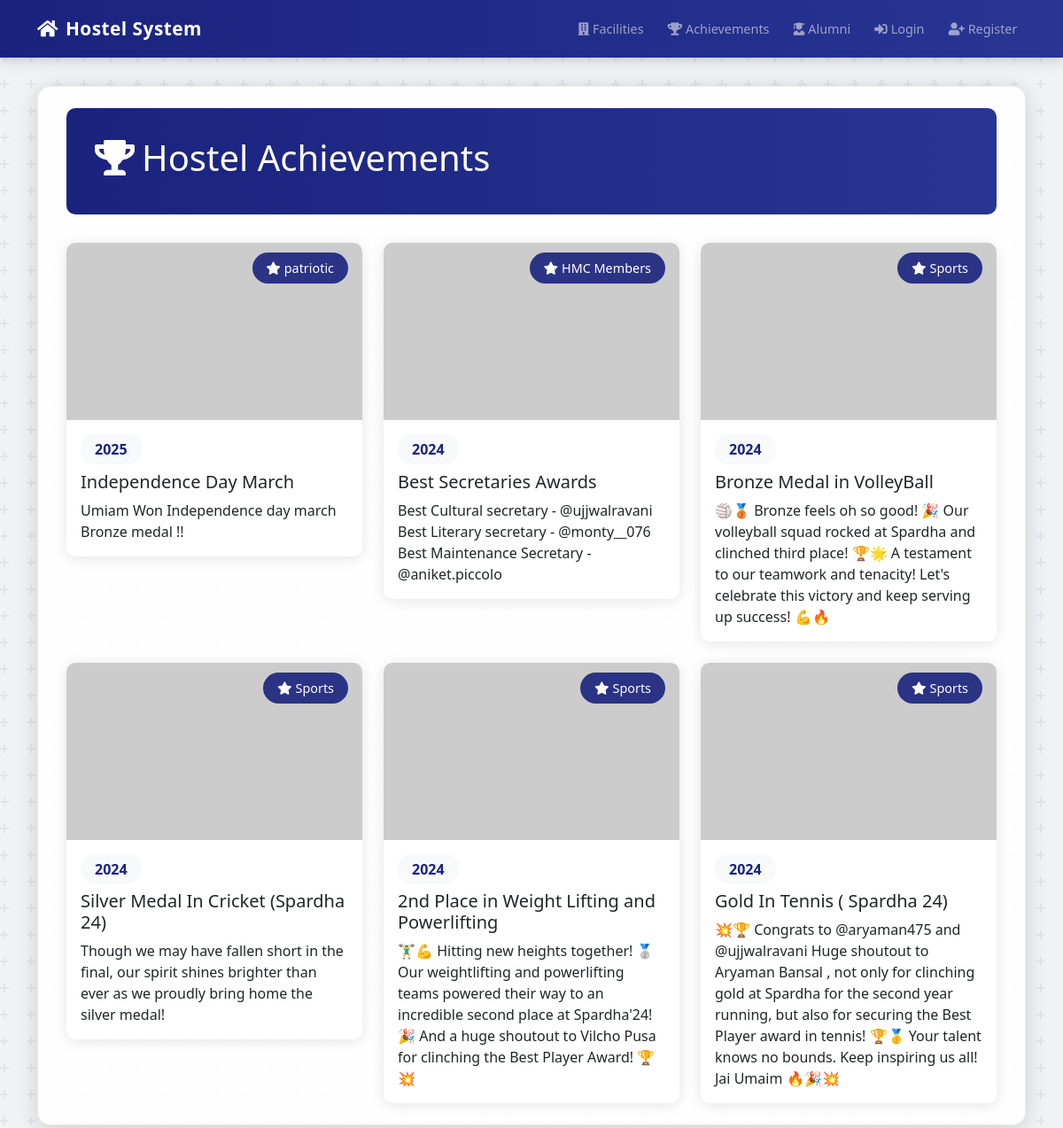
/achievements, run on the app's committed database.
### app.py (models this page shows)
class Achievement(db.Model):
    id = db.Column(db.Integer, primary_key=True)
    title = db.Column(db.String(100), nullable=False)
    description = db.Column(db.Text, nullable=False)
    year = db.Column(db.String(4), nullable=False)
    category = db.Column(db.String(50), nullable=False)
    image_url = db.Column(db.String(200))
    created_at = db.Column(db.DateTime, nullable=False, default=datetime.utcnow)

### app.py (the view)
@app.route('/achievements')
def achievements():
    achievements = Achievement.query.order_by(Achievement.year.desc()).all()
    return render_template('achievements.html', title='Hostel Achievements', achievements=achievements)

### templates/achievements.html (shortened to what this page needs)
{% extends "base.html" %}
{% block content %}
<div class="container-md py-4">
    <div class="dashboard-header">
        <div class="row align-items-center">
            <div class="col-lg-8">
                <h1><i class="fas fa-trophy me-2"></i>Hostel Achievements</h1>
            </div>
        </div>
    </div>
    <div class="achievements-section">
        <div class="row g-4">
            {% for achievement in achievements %}
                <div class="col-md-6 col-lg-4">
                    <div class="achievement-card">
                        <div class="card h-100">
                            {% if achievement.image_url %}
                                <div class="card-img-wrapper">
                                    <img src="{{ achievement.image_url }}"
                                         class="card-img-top achievement-img"
                                         alt="{{ achievement.title }}"
                                         onerror="this.src='https://picsum.photos/800/400';this.onerror=null;">
                                    <div class="img-overlay">
                                        <span class="category-badge">
                                            <i class="fas fa-star me-1"></i>{{ achievement.category }}
                                        </span>
                                    </div>
                                </div>
                            {% endif %}
                            <div class="card-body">
                                <div class="year-badge mb-2">{{ achievement.year }}</div>
                                <h5 class="card-title">{{ achievement.title }}</h5>
                                <p class="card-text">{{ achievement.description }}</p>
                            </div>
                        </div>
                    </div>
                </div>
            {% endfor %}
        </div>
    </div>
</div>
{% endblock %}

### templates/base.html (style rules this page uses)
body { background-color: #f0f2f5; }
.container-md { background-color: rgba(255, 255, 255, 0.92); border-radius: 15px; box-shadow: 0 4px 25px rgba(0, 0, 0, 0.15); padding: 2rem; margin-top: 2rem; margin-bottom: 2rem; border: 1px solid rgba(0,0,0,0.08); }
.dashboard-header, .hero-section { border-radius: 10px; position: relative; overflow: hidden; }

### templates/achievements.html (style rules this page uses)
.dashboard-header { background: linear-gradient(to right, #1a237e, #283593); padding: 2rem; margin: 0 0 2rem 0; color: white; border-radius: 10px; }
.achievement-card { transition: all 0.3s ease; animation: fadeIn 0.5s ease-in; }
.achievement-img { height: 200px; object-fit: cover; transition: transform 0.3s ease; }
.card { border: none; box-shadow: 0 2px 15px rgba(0,0,0,0.1); border-radius: 10px; overflow: hidden; }
.card-img-wrapper { position: relative; overflow: hidden; }
.img-overlay { position: absolute; top: 1rem; right: 1rem; }
.category-badge { background: rgba(26, 35, 126, 0.9); color: white; padding: 0.5rem 1rem; border-radius: 20px; font-size: 0.9rem; }
.year-badge { display: inline-block; background: #f8f9fa; padding: 0.3rem 1rem; border-radius: 15px; font-weight: bold; color: #1a237e; }

### data on the page
Achievement: category "patriotic", year "2025", title "Independence Day March", description "Umiam Won Independence day march Bronze medal !!"
Achievement: category "HMC Members", year "2024", title "Best Secretaries Awards", description "Best Cultural secretary - @ujjwalravani Best Literary secretary - @monty__076 Best Maintenance Secretary - @aniket.piccolo"
Achievement: category "Sports", year "2024", title "Bronze Medal in VolleyBall", description "🏐🥉 Bronze feels oh so good! 🎉 Our volleyball squad rocked at Spardha and clinched third place! 🏆🌟 A testament to our teamwork and tenacity! Let's celebrate this victory and keep serving up success! 💪🔥"
Achievement: category "Sports", year "2024", title "Silver Medal In Cricket (Spardha 24)", description "Though we may have fallen short in the final, our spirit shines brighter than ever as we proudly bring home the silver medal!"
Achievement: category "Sports", year "2024", title "2nd Place in Weight Lifting and Powerlifting", description "🏋️‍♂️💪 Hitting new heights together! 🥈 Our weightlifting and powerlifting teams powered their way to an incredible second place at Spardha'24! 🎉 And a huge shoutout to Vilcho Pusa for clinching the Best Player Award! 🏆💥"
Achievement: category "Sports", year "2024", title "Gold In Tennis ( Spardha 24)", description "💥🏆 Congrats to @aryaman475 and @ujjwalravani Huge shoutout to Aryaman Bansal , not only for clinching gold at Spardha for the second year running, but also for securing the Best Player award in tennis! 🏆🥇 Your talent knows no bounds. Keep inspiring us all! Jai Umaim 🔥🎉💥"
